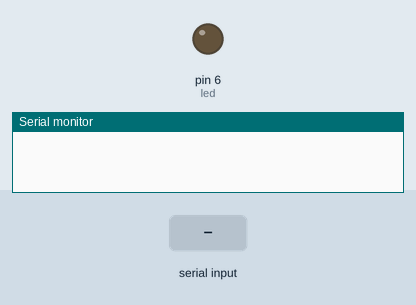
Recording of a sketch running on a simulated Arduino Uno, built with avr-gcc and run on an emulated ATmega328P. Shown: output pins drawn as LEDs (lit = HIGH), the last lines printed to the serial monitor. The test bench sets the inputs (shaded band).

Above: at 1.2 s.
1.3 s: "a" received over Serial
At 2.5 s:
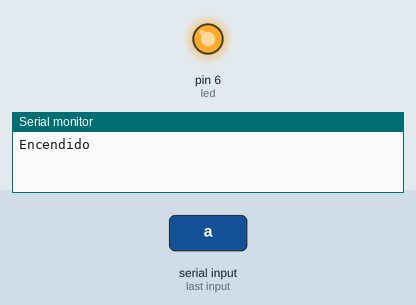
2.8 s: "b" received over Serial
At 3.6 s:
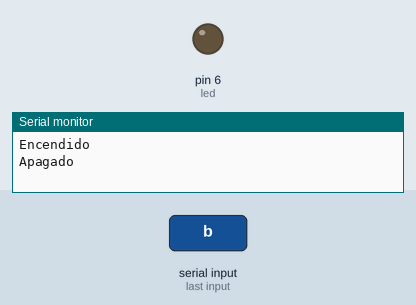
Timing chart, 0 to 5.8 s (numbered marks = the images above; inputs shaded):
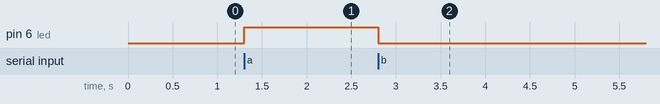

The sketch:

p4.ino
```cpp
int entrada;
int led = 6;

void setup()
{
  Serial.begin(9600);
  pinMode(led, OUTPUT);
}

void loop()
{
  if(Serial.available() > 0){
    entrada = Serial.read();
    if(entrada == 'a'){
      digitalWrite(led, HIGH);
      Serial.println("Encendido");
    }
    if(entrada == 'b'){
      digitalWrite(led, LOW);
      Serial.println("Apagado");
    }
  }
}
```

Measured:
- after the input at 1.3 s, pin 6 (led): LOW → HIGH at once
- after the input at 2.8 s, pin 6 (led): HIGH → LOW at once
